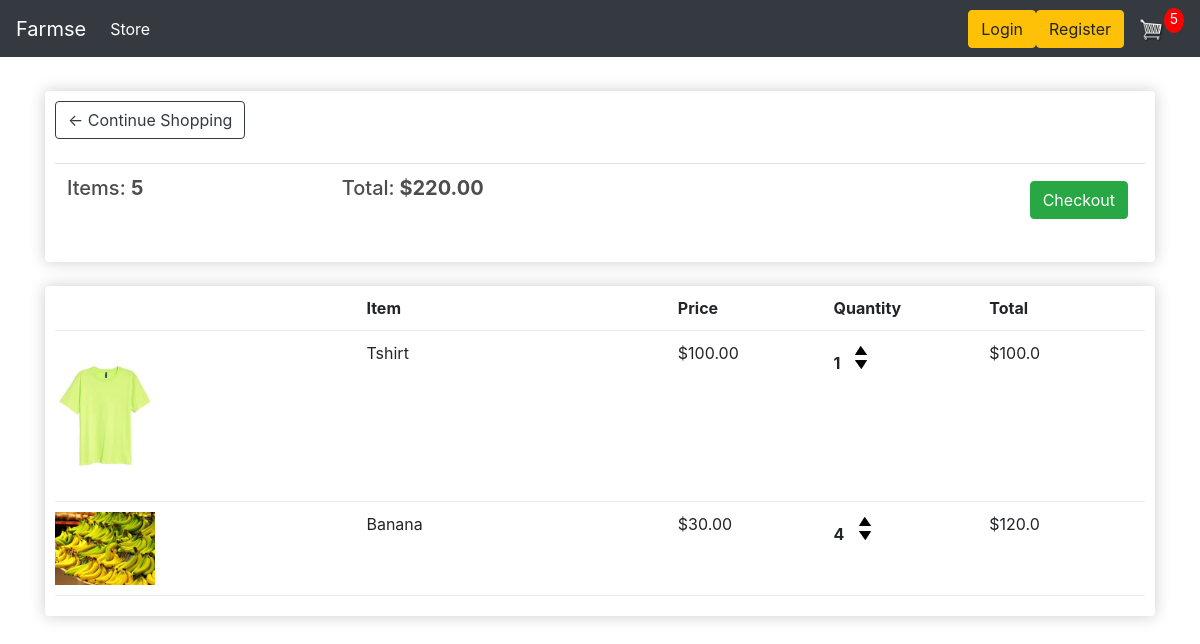
The page /cart/ (signed in) on the database as committed earlier.
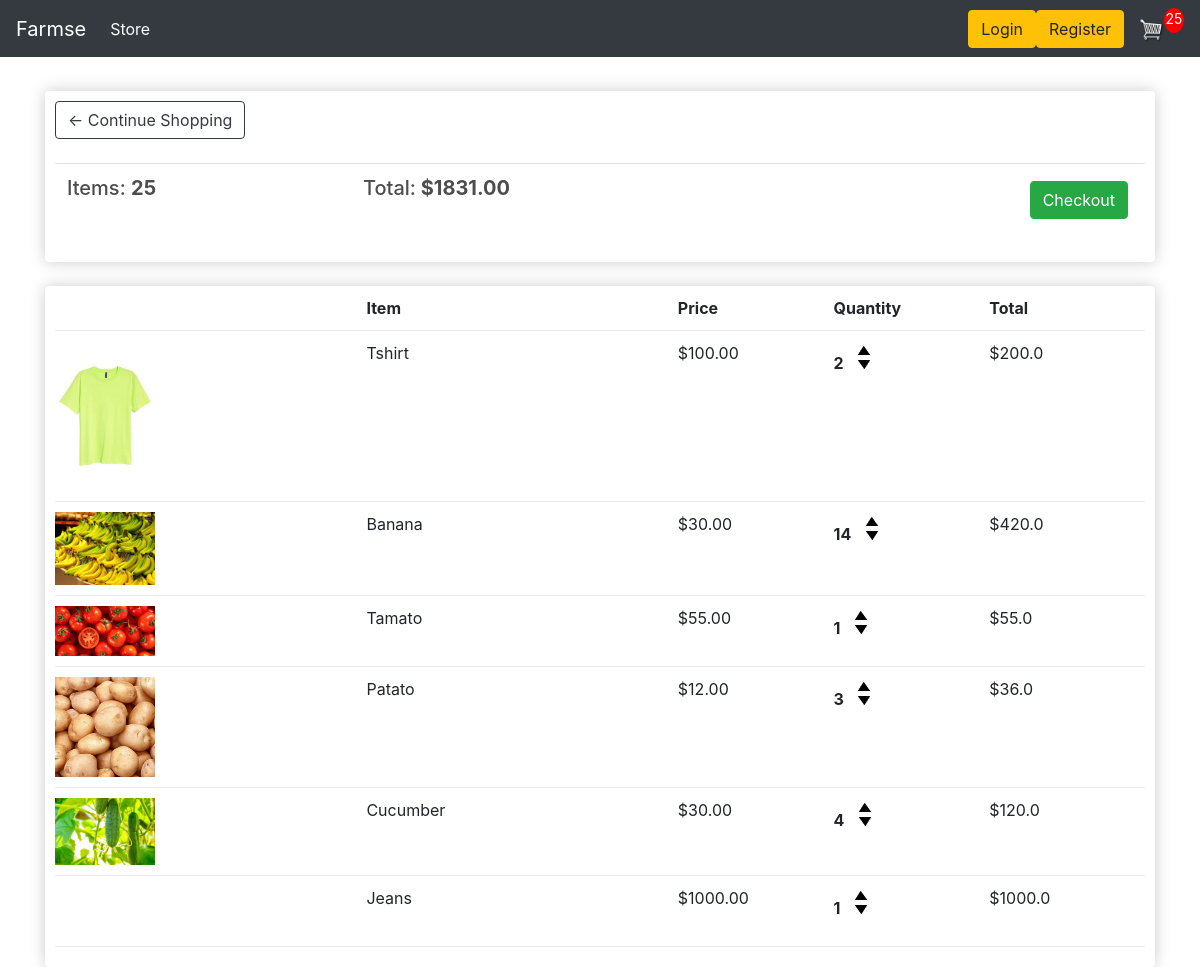
The same page on the database as committed later.
### store/models.py (models this page shows, shortened)
class Order(models.Model):
	customer = models.ForeignKey(Customer, on_delete=models.SET_NULL, null=True, blank=True)
	date_ordered = models.DateTimeField(auto_now_add=True)
	complete = models.BooleanField(default=False)
	transcation_id = models.CharField(max_length=100, null=True)
	@property
	def get_cart_total(self):
		orderitems = self.orderitem_set.all()
		total = sum([item.get_total for item in orderitems])
		return total
	@property
	def get_cart_items(self):
		orderitems = self.orderitem_set.all()
		total = sum([item.quantity for item in orderitems])
		return total

class OrderItem(models.Model):
	product = models.ForeignKey(Product, on_delete=models.SET_NULL, null=True)
	order = models.ForeignKey(Order, on_delete=models.SET_NULL, null=True)
	quantity = models.IntegerField(default=0, null=True, blank=True)
	date_added = models.DateTimeField(auto_now_add=True)
	@property
	def get_total(self):
		total = self.product.price * self.quantity
		return total

class Product(models.Model):
	name = models.CharField(max_length=200)
	price = models.FloatField()
	digital = models.BooleanField(default=False, null=True, blank=True)
	image = models.ImageField(null=True, blank=True)
	@property
	def imageURL(self):
		try:
			url = self.image.url
		except:
			url = ''
		return url

### store/views.py (the view)
# urls.py: path('cart/', views.cart, name="cart"),
def cart(request):
	if request.user.is_authenticated:
		customer = request.user.customer
		order, created = Order.objects.get_or_create(customer=customer, complete=False)
		items = order.orderitem_set.all()
		cartItems = order.get_cart_items
	else:
		items = []
		order = {'get_cart_total':0, 'get_cart_items':0}
		cartItems = order['get_cart_items']
	context = {'items':items, 'order':order, 'cartItems':cartItems}
	return render(request, 'store/cart.html', context)

### store/templates/store/cart.html
{% extends 'store/main.html' %}
{% load static %}
{% block content %}
<div class="row">
		<div class="col-lg-12">
			<div class="box-element">
				<a  class="btn btn-outline-dark" href="{% url 'store' %}">&#x2190; Continue Shopping</a>
				<br>
				<br>
				<table class="table">
					<tr>
						<th><h5>Items: <strong>{{order.get_cart_items}}</strong></h5></th>
						<th><h5>Total:<strong> ${{order.get_cart_total|floatformat:2}}</strong></h5></th>
						<th>
							<a  style="float:right; margin:5px;" class="btn btn-success" href="{% url 'checkout' %}">Checkout</a>
						</th>
					</tr>
				</table>
			</div>
			<br>
			<div class="box-element">
				<div class="cart-row">
					<div style="flex:2"></div>
					<div style="flex:2"><strong>Item</strong></div>
					<div style="flex:1"><strong>Price</strong></div>
					<div style="flex:1"><strong>Quantity</strong></div>
					<div style="flex:1"><strong>Total</strong></div>
				</div>
				{% for item in items %}
				<div class="cart-row">
					<div style="flex:2"><img class="row-image" src="{{item.product.imageURL}}"></div>
					<div style="flex:2"><p>{{item.product.name}}</p></div>
					<div style="flex:1"><p>${{item.product.price|floatformat:2}}</p></div>
					<div style="flex:1">
						<p class="quantity">{{item.quantity}}</p>
						<div class="quantity">
							<img class="chg-quantity" src="{% static  'images/arrow-up.png' %}">
							<img class="chg-quantity" src="{% static  'images/arrow-down.png' %}">
						</div>
					</div>
					<div style="flex:1"><p>${{item.get_total}}</p></div>
				</div>
				{% endfor %}
			</div>
		</div>
	</div>
{% endblock content %}

### store/templates/store/main.html (shortened to what this page needs)
<!DOCTYPE html>
{% load static %}
<html>
    <head>
           <link rel="stylesheet" type="text/css" href="{% static 'css/main.css' %}">
           <link rel="stylesheet" href="https://stackpath.bootstrapcdn.com/bootstrap/4.4.1/css/bootstrap.min.css">
     </head>
     <body>
		<nav class="navbar navbar-expand-lg navbar-dark bg-dark">
		  <a class="navbar-brand" href="{% url 'store' %}">Farmse</a>
		  <div class="collapse navbar-collapse" id="navbarSupportedContent">
		    <ul class="navbar-nav mr-auto">
		      <li class="nav-item active">
		        <a class="nav-link" href="{% url 'store' %}">Store <span class="sr-only">(current)</span></a>
		      </li>
		    </ul>
		    <div class="form-inline my-2 my-lg-0">
     			<a href="#"class="btn btn-warning">Login</a>
                <br>
                <a href="#"class="btn btn-warning">Register</a>
     			<a href="{% url 'cart' %}">
    			<img  id="cart-icon" src="{% static 'images/cart.png' %}">
    			</a>
    			<p id="cart-total">{{cartItems}}</p>
    		</div>
		  </div>
		</nav>
         <div class="container">
                <br>
                {% block content %}
                 {% endblock content %}
         </div>
     </body>
</html>

### static/css/main.css (style rules this page uses)
body { background-color: hsl(0, 0%, 98%); }
h1,h2,h3,h4,h5,h6 { color:hsl(0, 0%, 30%); }
.box-element { box-shadow:hsl(0, 0%, 80%) 0 0 16px; background-color: #fff; border-radius: 4px; padding: 10px; }
.bg-dark { background-color: #4f868c!important; }
#cart-icon { width:25px; display: inline-block; margin-left: 15px; }
#cart-total { display: block; text-align: center; color:#fff; background-color: red; width: 20px; height: 25px; border-radius: 50%; font-size: 14px; }
.col-lg-4, .col-lg-6, .col-lg-8, .col-lg-12 { margin-top: 10px; }
.btn { border-radius: 0; }
.row-image { width: 100px; }
.cart-row { display: flex; align-items: flex-stretch; padding-bottom: 10px; margin-bottom: 10px; border-bottom: 1px solid #ececec; }
.quantity { display: inline-block; font-weight: 700; padding-right:10px; }
.chg-quantity { width: 12px; cursor: pointer; display: block; margin-top: 5px; transition:.1s; }

Rows that differ between the two databases and show on the page:
changed through a linked row, Order: get_cart_items "5" → "25"; get_cart_total "220.00" → "1831.00"
changed OrderItem "Tshirt": quantity "1" → "2"; get_total "100.0" → "200.0"
changed OrderItem "Banana": quantity "4" → "14"; get_total "120.0" → "420.0"
added OrderItem: product.imageURL (picture), product.name "Tamato", product.price "55.00", quantity "1", get_total "55.0"
added OrderItem: product.imageURL (picture), product.name "Patato", product.price "12.00", quantity "3", get_total "36.0"
added OrderItem: product.imageURL (picture), product.name "Cucumber", product.price "30.00", quantity "4", get_total "120.0"
added OrderItem: product.name "Jeans", product.price "1000.00", quantity "1", get_total "1000.0"
Other text that changed with them:
{{ cartItems }}: "5" → "25"
